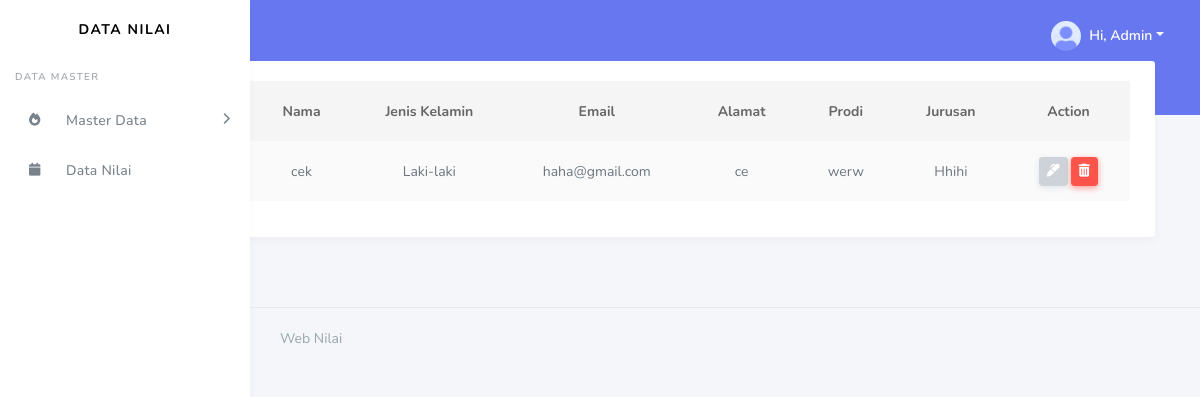
The page / on the database its author committed.
### tables this page shows
CREATE TABLE `mahasiswa` (
  `id_mahasiswa` int(11) NOT NULL,
  `nim` varchar(100) NOT NULL,
  `nama` varchar(100) NOT NULL,
  `alamat` text NOT NULL,
  `jenis_kelamin` enum('Laki-laki','Perempuan') NOT NULL,
  `email` varchar(110) NOT NULL,
  `prodi` varchar(100) NOT NULL,
  `jurusan` varchar(100) NOT NULL
);

### index.php (the view, shortened to what this page needs)
<?php include("db.php"); ?>
<?php include('includes/header.php'); ?>
<main class="container pt-4">
  <div class="row">
    <div class="col-md-12">
      <button type="button" class="btn btn-primary mb-2 btn-sm" data-toggle="modal" data-target="#myModal">
      </button>
        <div class="card">
          <div class="card-body">
              <table class="table table-hover table-striped">
                <thead class = "text-center">
                  <tr>
                    <th>No</th>
                    <th>Nim</th>
                    <th>Nama</th>
                    <th>Jenis Kelamin</th>
                    <th>Email</th>
                    <th>Alamat</th>
                    <th>Prodi</th>
                    <th>Jurusan</th>
                    <th>Action</th>
                  </tr>
                </thead>
                <tbody>
                  <?php
                  $query = "SELECT * FROM mahasiswa";
                  $result_tasks = mysqli_query($conn, $query);
                  $no = 1;
                  while($row = mysqli_fetch_assoc($result_tasks)) { ?>
                  <tr class = "text-center">
                    <td><?= $no++?></td>
                    <td><?php echo $row['nim']; ?></td>
                    <td><?php echo $row['nama']; ?></td>
                    <td><?php echo $row['jenis_kelamin']; ?></td>
                    <td><?php echo $row['email']; ?></td>
                    <td><?php echo $row['alamat']; ?></td>
                    <td><?php echo $row['prodi']; ?></td>
                    <td><?php echo $row['jurusan']; ?></td>
                    <td class = "text-center">
                      <button type="button" class="btn btn-secondary btn-sm" data-toggle="modal" data-target="#update<?php echo $row['id_mahasiswa']?>">
                        <i class="fas fa-marker"></i>
                      </button>
                      <a href="mahasiswa/delete.php?id=<?php echo $row['id_mahasiswa']?>" class="btn btn-danger btn-sm">
                        <i class="fas fa-trash-alt"></i>
                      </a>
                    </td>
                  </tr>
                  <?php } ?>
                </tbody>
              </table>
            </div>
          </div>
        </div>
    </div>
</main>
<?php include('includes/footer.php'); ?>

### rows shown on the page
mahasiswa: nama "cek", jenis_kelamin "Laki-laki", email "haha@gmail.com", alamat "ce", prodi "werw", jurusan "Hhihi"
